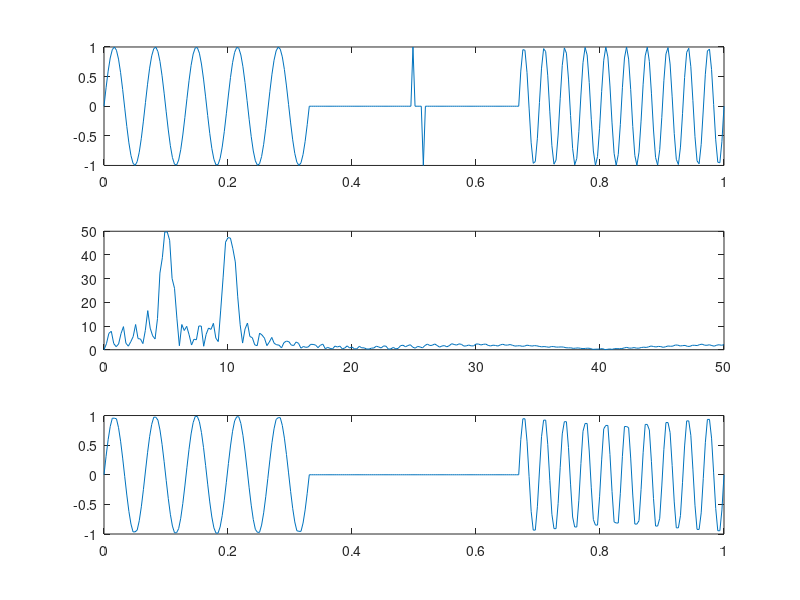

The MATLAB script that drew this image:
clc
clear all
close all
t=linspace(0,1,300)
t1=linspace(0,1,100);
f1=5;
x1=sin(2*pi*f1*t1);
f2=0;
x2=sin(2*pi*f2*t1);
f3=10;
x3=sin(2*pi*f3*t1);
x=[x1,x2,x3];
%Filter design
% h=fir1(21,0.5);
y=medfilt1(x,3);
x(150)=1;
x(155)=-1;
fs=100;
N=512;
f=fs/2*linspace(0,1,N/2);
X=fft(x,N);
subplot(3,1,1),plot(t,x)
subplot(3,1,2),plot(f,abs(X(1:length(f))))
subplot(3,1,3),plot(t,y(1:length(t)))